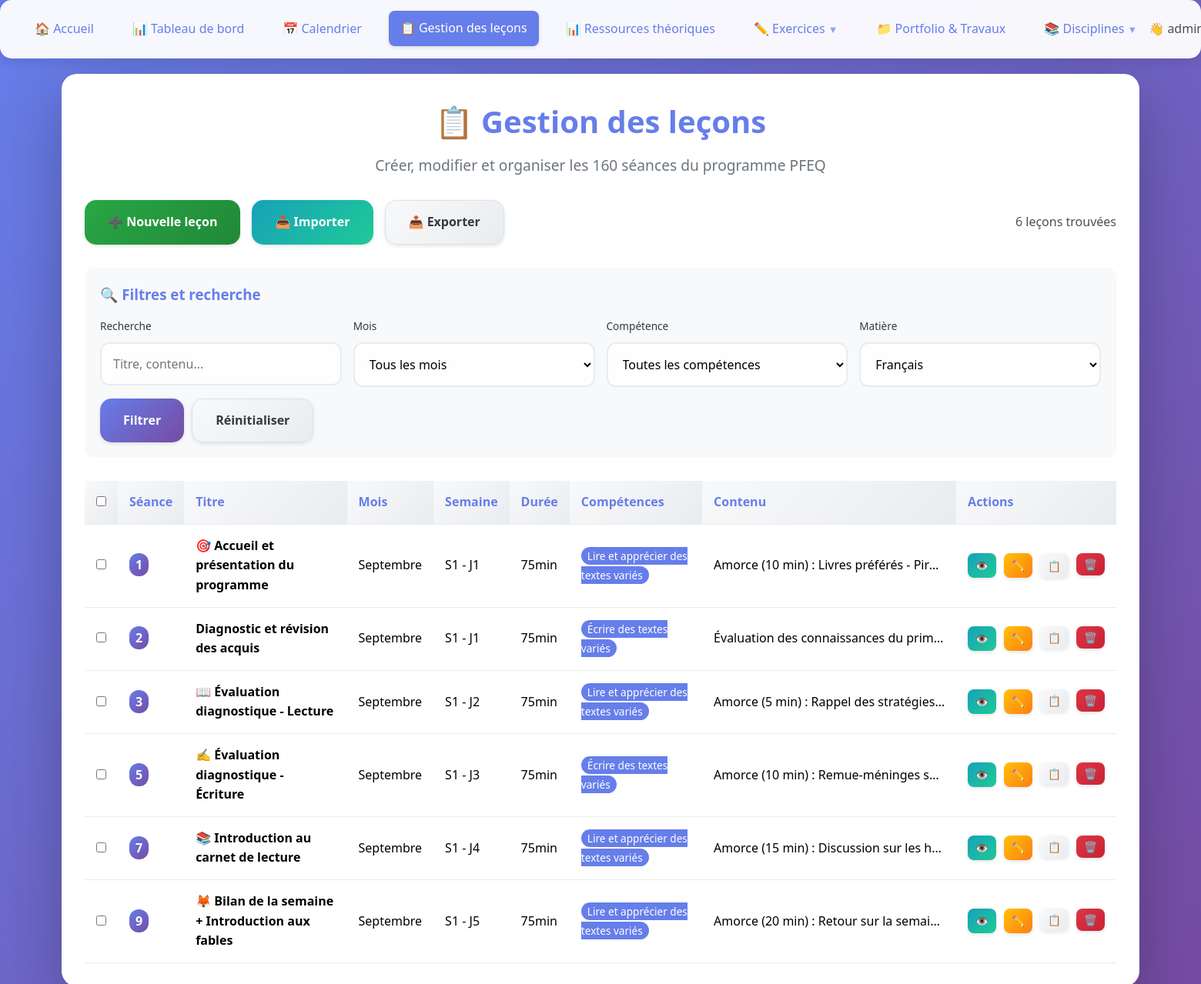
/lessons (signed in), run on the app's committed database.
### tables this page shows
CREATE TABLE lessons (
                id INTEGER PRIMARY KEY AUTOINCREMENT,
                lesson_number INTEGER NOT NULL,
                month TEXT NOT NULL,
                week_number INTEGER NOT NULL,
                day_number INTEGER NOT NULL,
                title TEXT NOT NULL,
                content TEXT,
                duration INTEGER DEFAULT 75,
                competences TEXT,
                materials TEXT,
                objectives TEXT,
                tags TEXT,
                created_at TIMESTAMP DEFAULT CURRENT_TIMESTAMP,
                updated_at TIMESTAMP DEFAULT CURRENT_TIMESTAMP
            , subject TEXT DEFAULT 'français', evaluation TEXT, homework TEXT, adaptations TEXT, notes TEXT);

### app.py (the view)
@app.route('/lessons')
def lessons_list():
    if 'user' not in session:
        return redirect(url_for('login'))
    month_filter = request.args.get('month', '')
    competence_filter = request.args.get('competence', '')
    search_query = request.args.get('search', '')
    subject_filter = request.args.get('subject', session.get('discipline', 'français'))
    conn = sqlite3.connect(DB_FILE)
    c = conn.cursor()
    query = "SELECT * FROM lessons WHERE subject = ?"
    params = [subject_filter]
    if month_filter:
        query += " AND month = ?"
        params.append(month_filter)
    if competence_filter:
        query += " AND competences LIKE ?"
        params.append(f"%{competence_filter}%")
    if search_query:
        query += " AND (title LIKE ? OR content LIKE ?)"
        params.extend([f"%{search_query}%", f"%{search_query}%"])
    query += " ORDER BY subject, lesson_number"
    c.execute(query, params)
    lessons = c.fetchall()
    c.execute("SELECT DISTINCT month FROM lessons WHERE subject = ? ORDER BY lesson_number", (subject_filter,))
    months = [row[0] for row in c.fetchall()]
    competences = get_competences_by_discipline(subject_filter)
    c.execute("SELECT DISTINCT subject FROM lessons WHERE subject IS NOT NULL ORDER BY subject")
    available_subjects = [row[0] for row in c.fetchall()]
    conn.close()
    return render_template('lessons_list.html',
                         lessons=lessons,
                         months=months,
                         competences=competences,
                         available_subjects=available_subjects,
                         current_filters={
                             'month': month_filter,
                             'competence': competence_filter,
                             'search': search_query,
                             'subject': subject_filter
                         })

### app.py (called while the page is built)
def get_competences_by_discipline(discipline):
    conn = sqlite3.connect(DB_FILE)
    c = conn.cursor()
    c.execute("SELECT nom FROM competences WHERE discipline = ? ORDER BY ordre", (discipline,))
    competences = [row[0] for row in c.fetchall()]
    conn.close()
    return competences

### templates/lessons_list.html (shortened to what this page needs)
<!DOCTYPE html>
<html lang="fr">
<head>
    <link rel="stylesheet" href="{{ url_for('static', filename='css/dist/main.css') }}">
</head>
<body>
    {% include 'components/navigation.html' %}
    <div class="lessons-container">
        <div class="header" style="text-align: center; margin-bottom: var(--space-xl);">
            <h1 style="color: var(--primary-color); font-size: var(--font-size-4xl); margin-bottom: var(--space-sm);">
                📋 Gestion des leçons
            </h1>
            <p style="color: var(--gray-500); font-size: var(--font-size-xl);">
                Créer, modifier et organiser les 160 séances du programme PFEQ
            </p>
        </div>
        <div style="display: flex; justify-content: space-between; align-items: center; margin-bottom: var(--space-xl); flex-wrap: wrap; gap: var(--space-md);">
            <div style="display: flex; gap: var(--space-md);">
                <a href="{{ url_for('create_lesson') }}" class="btn btn-success">
                    ➕ Nouvelle leçon
                </a>
                <a href="{{ url_for('import_lessons') }}" class="btn btn-info">
                    📥 Importer
                </a>
                <a href="{{ url_for('export_lessons') }}" class="btn btn-secondary">
                    📤 Exporter
                </a>
            </div>
            <div style="color: var(--gray-600);">
                {{ lessons|length }} leçon{{ 's' if lessons|length != 1 else '' }} trouvée{{ 's' if lessons|length != 1 else '' }}
            </div>
        </div>
        <div class="filters-section">
            <h3 style="color: var(--primary-color); margin-bottom: var(--space-md);">🔍 Filtres et recherche</h3>
            <form method="GET" action="{{ url_for('lessons_list') }}">
                <div class="filters-grid">
                    <div class="form-group" style="margin-bottom: 0;">
                        <label for="search">Recherche</label>
                        <input type="text" id="search" name="search"
                               value="{{ current_filters.search }}"
                               placeholder="Titre, contenu...">
                    </div>
                    <div class="form-group" style="margin-bottom: 0;">
                        <label for="month">Mois</label>
                        <select id="month" name="month">
                            <option value="">Tous les mois</option>
                        </select>
                    </div>
                    <div class="form-group" style="margin-bottom: 0;">
                        <label for="competence">Compétence</label>
                        <select id="competence" name="competence">
                            <option value="">Toutes les compétences</option>
                        </select>
                    </div>
                    <div class="form-group" style="margin-bottom: 0;">
                        <label for="subject">Matière</label>
                        <select id="subject" name="subject">
                            {% for subject in available_subjects %}
                                <option value="{{ subject }}"
                                        {% if subject == current_filters.subject %}selected{% endif %}>
                                    {{ subject.title() }}
                                </option>
                            {% endfor %}
                        </select>
                    </div>
                </div>
                <div style="display: flex; gap: var(--space-sm);">
                    <button type="submit" class="btn btn-primary">Filtrer</button>
                    <a href="{{ url_for('lessons_list') }}" class="btn btn-secondary">Réinitialiser</a>
                </div>
            </form>
        </div>
        {% if lessons %}
            <form id="lessons-form">
                <table class="lesson-table">
                    <thead>
                        <tr>
                            <th>
                                <input type="checkbox" id="select-all" onchange="toggleAll()">
                            </th>
                            <th>Séance</th>
                            <th>Titre</th>
                            <th>Mois</th>
                            <th>Semaine</th>
                            <th>Durée</th>
                            <th>Compétences</th>
                            <th>Contenu</th>
                            <th>Actions</th>
                        </tr>
                    </thead>
                    <tbody>
                        {% for lesson in lessons %}
                        <tr>
                            <td>
                                <input type="checkbox" name="lesson_ids" value="{{ lesson[0] }}"
                                       class="lesson-checkbox" onchange="updateSelection()">
                            </td>
                            <td>
                                <span style="background: var(--gradient-primary); color: var(--white); padding: 4px 8px; border-radius: 12px; font-weight: var(--font-weight-bold);">
                                    {{ lesson[1] }}
                                </span>
                            </td>
                            <td>
                                <strong>{{ lesson[5] }}</strong>
                            </td>
                            <td>{{ lesson[2].title() }}</td>
                            <td>S{{ lesson[3] }} - J{{ lesson[4] }}</td>
                            <td>{{ lesson[7] }}min</td>
                            <td>
                                {% if lesson[8] %}
                                    <span class="competence-tag">{{ lesson[8] }}</span>
                                {% endif %}
                            </td>
                            <td>
                                <div class="lesson-content-preview">
                                    {{ lesson[6][:100] }}{% if lesson[6]|length > 100 %}...{% endif %}
                                </div>
                            </td>
                            <td>
                                <div class="lesson-actions">
                                    <a href="{{ url_for('lesson_detail', lesson_id=lesson[0]) }}"
                                       class="btn btn-info btn-sm">👁️</a>
                                    <a href="{{ url_for('edit_lesson', lesson_id=lesson[0]) }}"
                                       class="btn btn-warning btn-sm">✏️</a>
                                    <form method="POST" action="{{ url_for('duplicate_lesson', lesson_id=lesson[0]) }}" style="display: inline;">
                                        <button type="submit" class="btn btn-secondary btn-sm">📋</button>
                                    </form>
                                    <form method="POST" action="{{ url_for('delete_lesson', lesson_id=lesson[0]) }}"
                                          style="display: inline;" onsubmit="return confirm('Supprimer cette leçon ?')">
                                        <button type="submit" class="btn btn-danger btn-sm">🗑️</button>
                                    </form>
                                </div>
                            </td>
                        </tr>
                        {% endfor %}
                    </tbody>
                </table>
            </form>
        {% endif %}
    </div>
</body>
</html>

### templates/lessons_list.html (style rules this page uses)
.lessons-container { max-width: 1400px; margin: 0 auto; background: var(--white); border-radius: var(--radius-xl); box-shadow: var(--shadow-2xl); padding: var(--space-xl); }
.filters-section { background: var(--gray-100); padding: var(--space-lg); border-radius: var(--radius-md); margin-bottom: var(--space-xl); }
.filters-grid { display: grid; grid-template-columns: repeat(auto-fit, minmax(200px, 1fr)); gap: var(--space-md); margin-bottom: var(--space-md); }
.lesson-table { width: 100%; border-collapse: collapse; margin-top: var(--space-lg); }
.lesson-table th, .lesson-table td { padding: var(--space-md); text-align: left; border-bottom: 1px solid var(--gray-200); }
.lesson-table th { background: var(--gradient-card); font-weight: var(--font-weight-bold); color: var(--primary-color); }
.lesson-actions { display: flex; gap: var(--space-sm); }
.lesson-actions a, .lesson-actions button { padding: var(--space-xs) var(--space-sm); border: none; border-radius: var(--radius-sm); text-decoration: none; font-size: var(--font-size-sm); cursor: pointer; transition: all var(--transition-normal); }
.lesson-content-preview { max-width: 300px; overflow: hidden; text-overflow: ellipsis; white-space: nowrap; }
.competence-tag { background: var(--primary-color); color: var(--white); padding: 2px 8px; border-radius: 12px; font-size: var(--font-size-sm); margin-right: 4px; }

### data on the page
lessons: lesson_number "1", title "🎯 Accueil et présentation du programme", month "Septembre", week_number "1", day_number "1", duration "75", competences "Lire et apprécier des textes variés", content "Amorce (10 min) : Livres préférés - Pir…"
lessons: lesson_number "2", title "Diagnostic et révision des acquis", month "Septembre", week_number "1", day_number "1", duration "75", competences "Écrire des textes variés", content "Évaluation des connaissances du prim…"
lessons: lesson_number "3", title "📖 Évaluation diagnostique - Lecture", month "Septembre", week_number "1", day_number "2", duration "75", competences "Lire et apprécier des textes variés", content "Amorce (5 min) : Rappel des stratégies…"
lessons: lesson_number "5", title "✍️ Évaluation diagnostique - Écriture", month "Septembre", week_number "1", day_number "3", duration "75", competences "Écrire des textes variés", content "Amorce (10 min) : Remue-méninges s…"
lessons: lesson_number "7", title "📚 Introduction au carnet de lecture", month "Septembre", week_number "1", day_number "4", duration "75", competences "Lire et apprécier des textes variés", content "Amorce (15 min) : Discussion sur les h…"
lessons: lesson_number "9", title "🦊 Bilan de la semaine + Introduction aux fables", month "Septembre", week_number "1", day_number "5", duration "75", competences "Lire et apprécier des textes variés", content "Amorce (20 min) : Retour sur la semai…"

### other printed values
{{ lessons|length }} "6"
{{ 's' if lessons|length != 1 else '' }} "s"
form field subject "Français"
